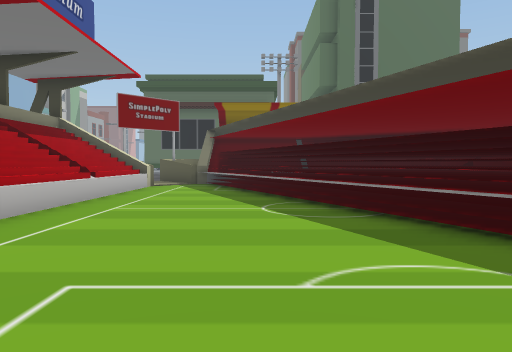
[1] (above)

24 first-person views from a walk through a scene from a Unity 3-D project. The camera is 1.5 m above the floor, tilts 2° down and sees 70° across. The floor is counted in squares, 2 m on a side. Each view is taken from the middle of a square. On the plan, view 1 faces up. The plan holds only what a view shows up to about 11 squares ahead; the rest is blank. The place goes on beyond the plan. Some animated figures are left out.

[2]
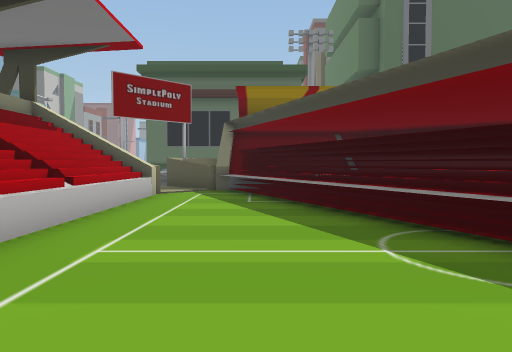

[3]
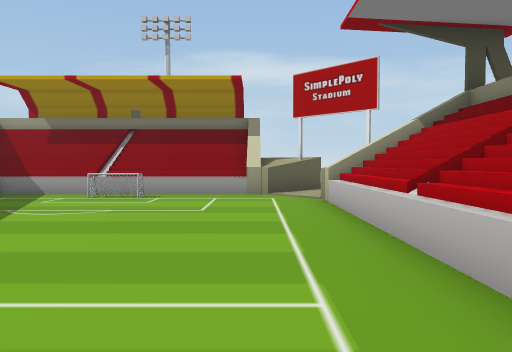

[4]
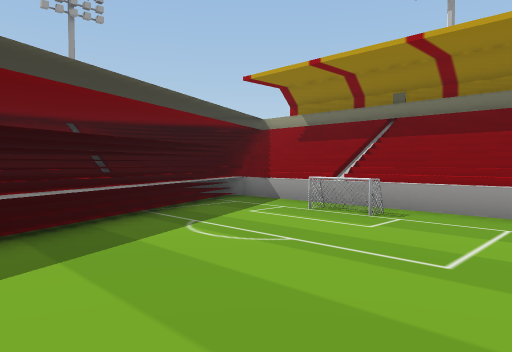

[5]
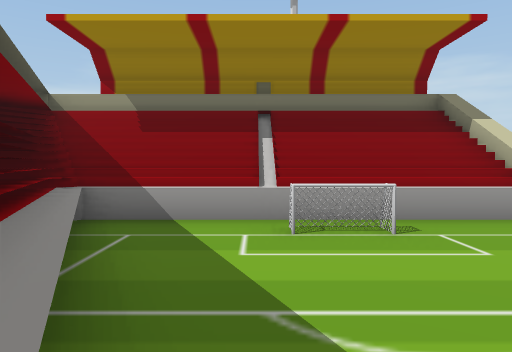

[6]
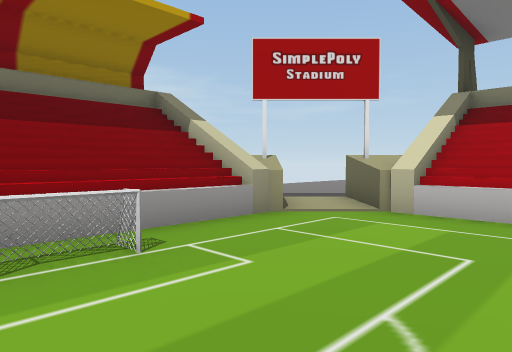

[7]
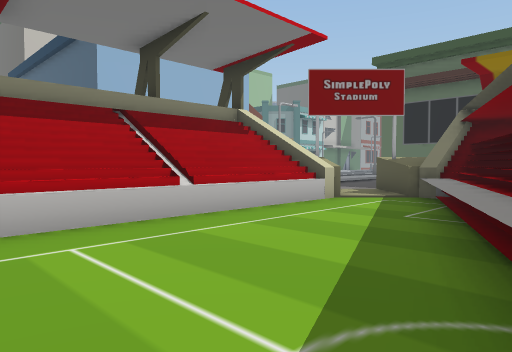

[8]
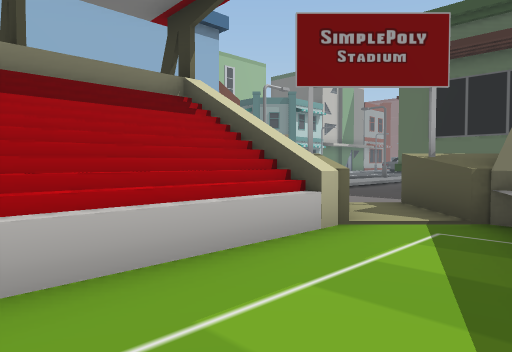

[9]
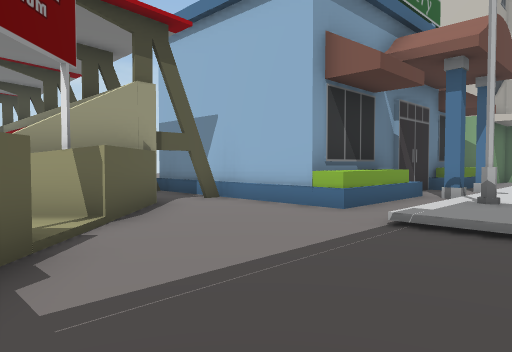

[10]
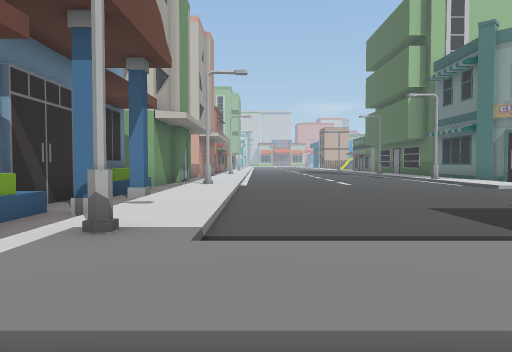

[11]
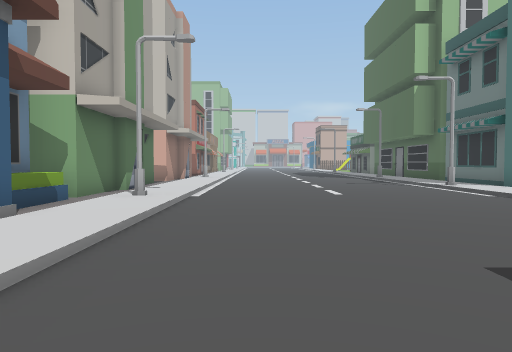

[12]
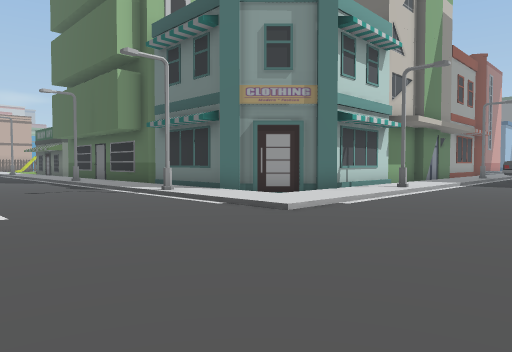

[13]
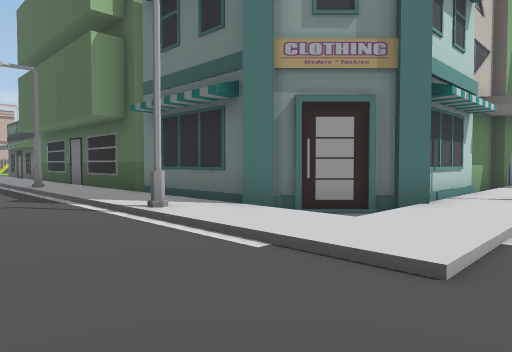

[14]
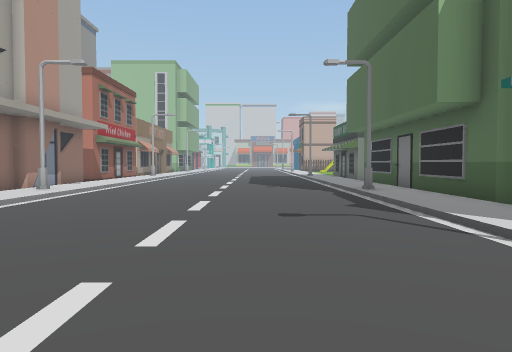

[15]
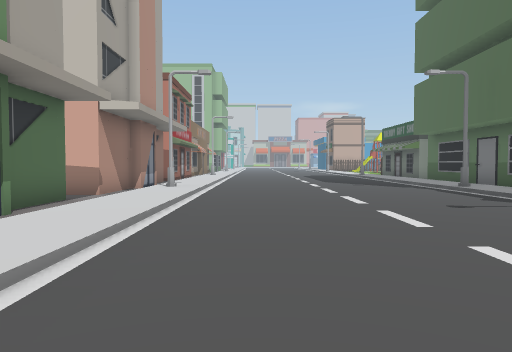

[16]
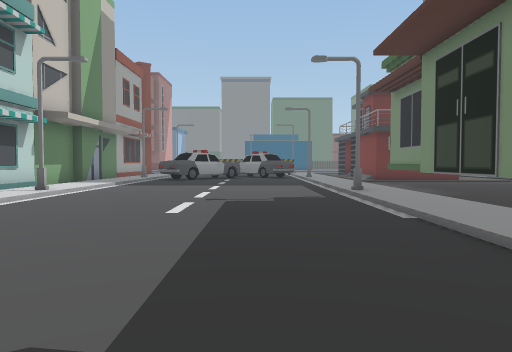

[17]
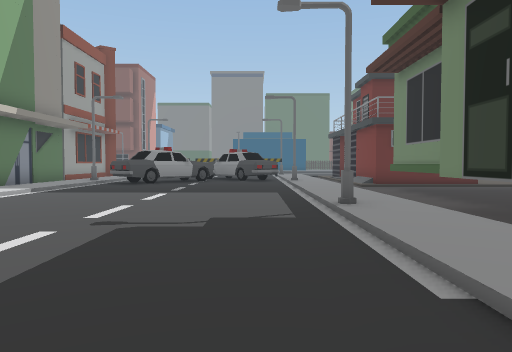

[18]
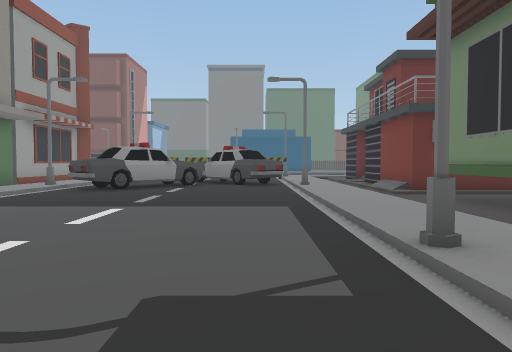

[19]
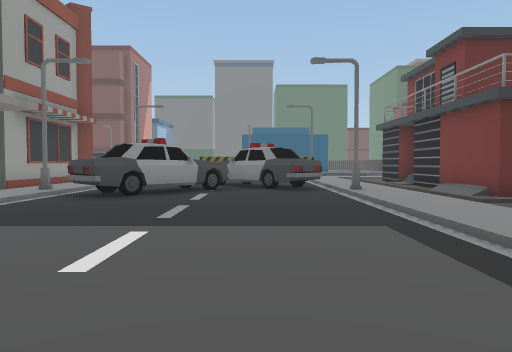

[20]
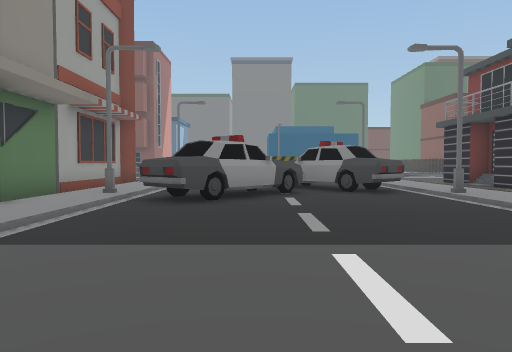

[21]
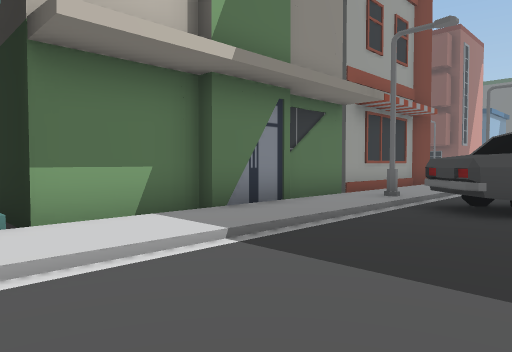

[22]
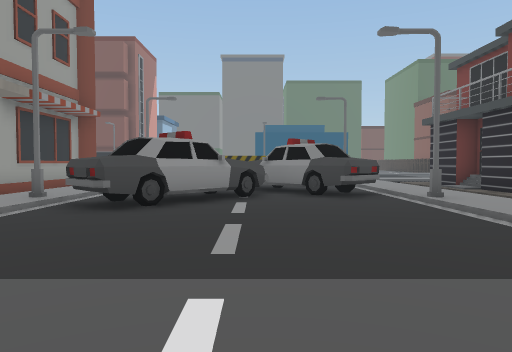

[23]
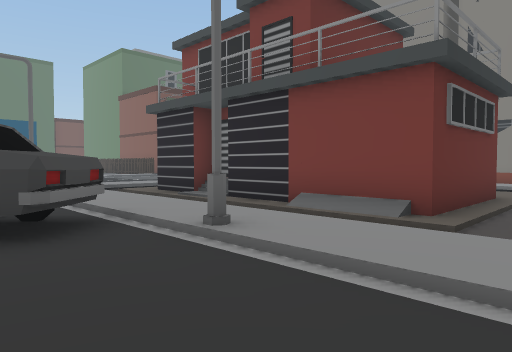

[24]
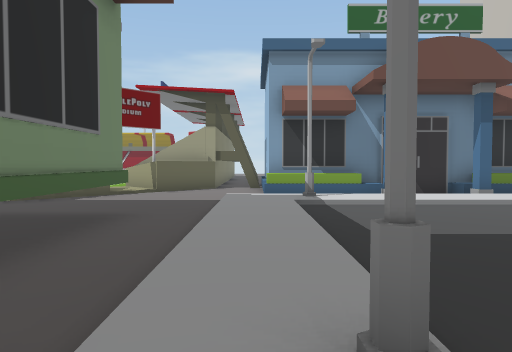

### Floor plan
Key: @ floor where view 1 was taken; # wall or solid block; x gap in a wall; . main floor; : floor 0.25 m higher than the main floor; / step, stairs or slope; ^ raised ledge; B building; S streetlight.
Columns run from 28 left of view 1 to 5 right of it. Each row starts with its distance up from view 1.
 42           #:       .:.:#
 41           #:    #  .:..#
 40           #::.  ###^:..#
 39           x::. ##.#.:./#
 38           B:S###...S:./#
 37           B::##.....:./###
 36           B::.......:.....
 35           B::.......:..#
 34           B::.......:..#
 33           B::.......:..#
 32           B::.......:..
 31           B::.......:..
 30           B:S......S:.#
 29           B::.......:.#
 28           B::.......:.#
 27 BBBBBBBBBB.::.......:.#
 26 /////////B/::.......:.
 25 ::S:::::S::::.......:
 24 ...................S:.
 23 ....................:..
 22 ....................:..#
 21 ....................:..#
 20 ....................:..#
 19 ....................:..#
 18 ....................:.....
 17 ::S:::::::::S::::::S:.....
 16 /////////////////////.....
 15 BBB....BB.....B..........#
 14   B.BBB  BBBBBBBBBBB..../#########
 13                    B...#..^#######
 12                     B.##^..^######
 11                     B.  #..^######
 10                    B.   #...^#####
  9                  BBB#   #...^#####
  8                         ^....#####
  7                         #....^####
  6                         #.....###
  5                         #.....^##
  4                         ^......###
  3                         #......^##
  2                         #.......##
  1                         #.......##
  0                         ^...@#..^#
 -1                        #..^^^^^^^#
 -2                       ../#########
 -3                      ...
 -4                      ..

Positions as (right, up) in squares from view 1, and headings:
1: (0, 0), facing up
2: (-1, 3), facing up
3: (-2, 8), facing down
4: (-2, 5), facing down-right
5: (2, 4), facing down
6: (2, 3), facing down-left
7: (1, 5), facing up-left
8: (-1, 8), facing up-left
9: (-3, 18), facing down-left
10: (-6, 18), facing left
11: (-9, 19), facing left
12: (-12, 20), facing up-left
13: (-15, 22), facing up-left
14: (-17, 22), facing left
15: (-16, 19), facing left
16: (-11, 21), facing up
17: (-10, 24), facing up
18: (-10, 27), facing up
19: (-11, 29), facing up
20: (-13, 30), facing up
21: (-13, 31), facing up-left
22: (-12, 31), facing up
23: (-11, 35), facing up-right
24: (-8, 25), facing down
